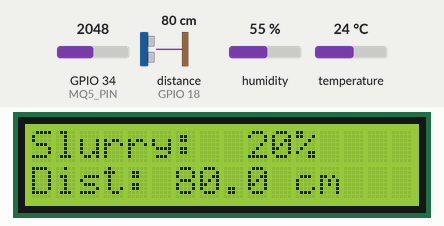
This sketch was run on a simulated ESP32. Parts: 16×2 character LCD. Wiring (inferred from the names in the program): ultrasonic range finder: trigger GPIO 5; echo GPIO 18. The test bench sets the inputs (shaded band); at power-on: distance to the obstacle (sensor on GPIO 18) 80 cm, GPIO 34 (MQ5_PIN) = 2048, temperature 24 °C, humidity 55 % (analog values on the 0–4095 scale). The echo pulse lasts 58.3 µs per cm; what the sketch prints to the serial monitor is not drawn.

Above: at 4.8 s.
4.9 s: distance to the obstacle (sensor on GPIO 18) set to 2 cm
At 11.1 s:
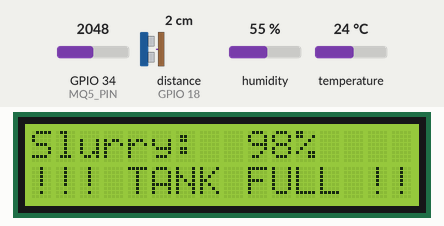
13.5 s: GPIO 34 (MQ5_PIN) set to 1862
20.4 s: GPIO 34 (MQ5_PIN) set to 1745
At 26.2 s:
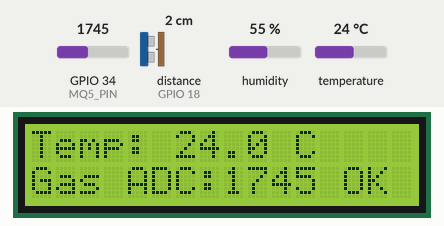
29.0 s: distance to the obstacle (sensor on GPIO 18) set to 120 cm
At 34.6 s:
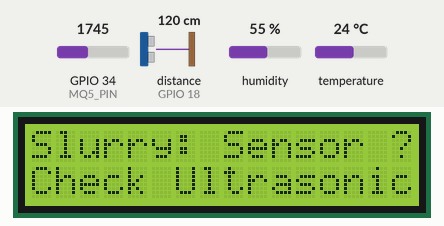
37.6 s: temperature set to 12 °C
At 43.7 s:
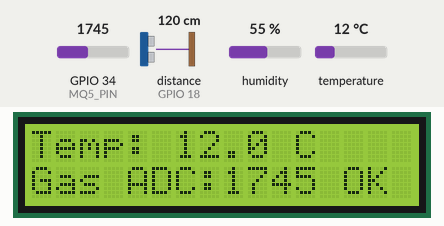
44.7 s: temperature set to 19 °C
At 50.7 s:
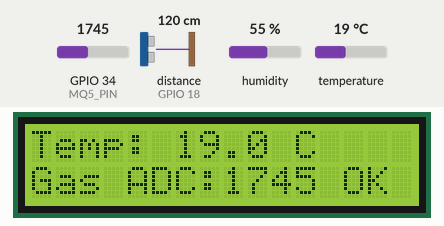
Timing chart, 0 to 52.2 s (numbered marks = the images above; inputs shaded):
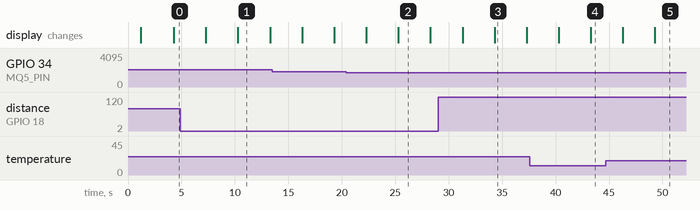

Measured:
- the behaviour switches between 1800 and 1799 on GPIO 34 (MQ5_PIN) (found by bisection; images 1 and 2)
- after the input at 4.9 s, the display: first differs from a run without the input after 5.4 s (image 1)
- after the input at 20.4 s, the display: first differs from a run without the input after 4.9 s (image 2)
- after the input at 29.0 s, the display: first differs from a run without the input after 5.3 s (image 3)
- after the input at 37.6 s, the display: first differs from a run without the input after 5.7 s (image 4)
- after the input at 44.7 s, the display: first differs from a run without the input after 4.6 s (image 5)
- what the display in image 1 shows lasts 3.0 s, from 10.3 s to 13.3 s

The sketch:

biogas_monitor.ino
```cpp
#include <WiFi.h>
#include <WebServer.h>
#include <Wire.h>
#include <DHT.h>
#include <LiquidCrystal_I2C.h>
#include <math.h>

// ========== WIFI ACCESS POINT ==========
const char* AP_SSID = "Biogas_Monitor";
const char* AP_PASSWORD = "BioGas123";

// ========== SENSOR PINS ==========
#define DHTPIN 4
#define DHTTYPE DHT11

const int MQ5_PIN = 34;
const int TRIG_PIN = 5;
const int ECHO_PIN = 18;

#define SDA_PIN 21
#define SCL_PIN 22

// ========== DEVICES ==========
DHT dht(DHTPIN, DHTTYPE);
LiquidCrystal_I2C lcd(0x27, 16, 2);
WebServer server(80);

// ========== CONFIGURATION ==========
const float TANK_HEIGHT_CM = 100.0;

// Example only: calibrate for your MQ-5 module.
const int GAS_THRESHOLD = 1800;
const bool GAS_HIGHER_READING = true;

const float FULL_LEVEL_PERCENT = 90.0;

// ========== SENSOR VARIABLES ==========
float temperatureC = NAN;
float distanceCM = -1;
float levelPercent = -1;

int gasADC = 0;
bool gasAlarm = false;
bool tankFull = false;

unsigned long lastSensorRead = 0;
unsigned long lcdPageStart = 0;

const unsigned long SENSOR_INTERVAL = 2000;
const unsigned long LCD_INTERVAL = 3000;

int lcdPage = 0;

// ========== EMBEDDED DASHBOARD ==========
const char INDEX_HTML[] PROGMEM = R"HTML(
<!DOCTYPE html>
<html lang="en">
<head>
<meta charset="UTF-8">
<meta name="viewport" content="width=device-width,initial-scale=1">
<title>Biogas Monitor</title>

<style>
*{box-sizing:border-box}
body{
 margin:0;background:#0b1220;color:#edf4ff;
 font-family:Arial,sans-serif
}
header{
 padding:22px 18px;background:#111d31;
 border-bottom:1px solid #293a53
}
header h1{margin:0;font-size:24px}
header p{color:#aabbd3;margin:8px 0 0}
main{max-width:850px;margin:auto;padding:18px}
.status{
 padding:12px 14px;border-radius:10px;
 background:#17263b;margin-bottom:16px;color:#c1d1e5
}
.grid{
 display:grid;grid-template-columns:repeat(2,minmax(0,1fr));
 gap:14px
}
.card{
 background:#152238;border:1px solid #293b56;
 border-radius:16px;padding:18px;min-width:0
}
.card h2{font-size:15px;color:#b9c9df;margin:0 0 18px}
.value{font-size:30px;font-weight:bold;margin-bottom:12px;
 overflow-wrap:anywhere}
.unit{font-size:15px;color:#b9c9df}
.pill{
 display:inline-block;padding:7px 10px;border-radius:20px;
 font-size:12px;font-weight:bold;background:#344158;color:#e1eafa
}
.good{background:#164b3a;color:#85f0c0}
.warn{background:#624516;color:#ffdc88}
.bad{background:#632b35;color:#ffb4bc}
.bar{
 height:10px;background:#34435b;border-radius:10px;
 overflow:hidden;margin:14px 0
}
.fill{height:100%;width:0%;background:#53c6ed}
small{display:block;color:#aabbd3;line-height:1.5}
footer{padding:24px 0;color:#94a6bf;font-size:12px;line-height:1.6}
@media(max-width:480px){
 .grid{grid-template-columns:1fr}
}
</style>
</head>

<body>
<header>
 <h1>Biogas Monitor</h1>
 <p>ESP32 live monitoring dashboard</p>
</header>

<main>
 <div class="status" id="connection">
 Connecting to ESP32...
 </div>

 <div class="grid">

  <section class="card">
   <h2>Temperature</h2>
   <div class="value">
    <span id="temp">--</span>
    <span class="unit">°C</span>
   </div>
   <span class="pill" id="tempStatus">Waiting</span>
   <small>DHT11 sensor</small>
  </section>

  <section class="card">
   <h2>Gas leakage monitor</h2>
   <div class="value" id="gasValue">--</div>
   <span class="pill" id="gasStatus">Waiting</span>
   <small>MQ-6 raw ADC reading</small>
  </section>

  <section class="card">
   <h2>Slurry fill level</h2>
   <div class="value">
    <span id="level">--</span>
    <span class="unit">%</span>
   </div>
   <div class="bar">
    <div class="fill" id="levelBar"></div>
   </div>
   <span class="pill" id="levelStatus">Waiting</span>
   <small>Distance: <span id="distance">--</span> cm</small>
  </section>

  <section class="card">
   <h2>System status</h2>
   <div class="value" style="font-size:23px" id="system">
    Starting
   </div>
   <span class="pill" id="sensorStatus">Checking</span>
   <small>Sensor connection status</small>
  </section>

 </div>

 <footer>
  Refreshes every 2 seconds. Connect to ESP32 Wi-Fi.
  MQ-5 readings are indicative only, not certified gas alarms.
 </footer>
</main>

<script>
const $ = id => document.getElementById(id);

function pill(id,text,state){
 $(id).textContent=text;
 $(id).className='pill '+state;
}

async function update(){
 try{
  const response=await fetch('/data',{cache:'no-store'});
  if(!response.ok)throw Error('HTTP error');
  const d=await response.json();

  $('connection').textContent='Connected to ESP32 | Live data';

  // TEMPERATURE AND OPTIMUM-RANGE LABEL
  $('temp').textContent =
    d.temperature===null ? '--' : d.temperature.toFixed(1);

  if(d.temperature===null){
    pill('tempStatus','Sensor error','bad');
  }else if(d.temperature<30){
    pill('tempStatus','Below target','warn');
  }else if(d.temperature<=40){
    pill('tempStatus','Suitable range','good');
  }else{
    pill('tempStatus','High temperature','bad');
  }

  // MQ-5 GAS MONITOR
  $('gasValue').textContent=d.gas_adc;

  pill('gasStatus',
    d.gas_alarm?'GAS ALERT':'Below threshold',
    d.gas_alarm?'bad':'good');

  // ULTRASONIC SLURRY LEVEL
  $('level').textContent =
    d.level_pct===null?'--':d.level_pct;

  $('distance').textContent =
    d.distance_cm===null?'--':d.distance_cm;

  $('levelBar').style.width =
    (d.level_pct===null?0:d.level_pct)+'%';

  pill('levelStatus',
    d.level_pct===null?'Check sensor':
    d.full?'SLURRY FULL':
    d.level_pct>=80?'Level high':'Level normal',
    d.level_pct===null?'bad':
    d.full?'bad':d.level_pct>=80?'warn':'good');

  // OVERALL SYSTEM STATUS
  const problem =
    d.temperature===null || d.distance_cm===null;

  $('system').textContent =
    problem?'Check sensors':'Monitoring';

  pill('sensorStatus',
    problem?'Sensor issue':'Data available',
    problem?'warn':'good');

 }catch(error){
  $('connection').textContent='Connection lost. Reconnecting...';
  $('system').textContent='Offline';
  pill('sensorStatus','No connection','bad');
 }
}

update();
setInterval(update,2000);
</script>
</body>
</html>
)HTML";

// ========== ULTRASONIC MEASUREMENT ==========
float readDistanceCM(){
 digitalWrite(TRIG_PIN,LOW);
 delayMicroseconds(3);

 digitalWrite(TRIG_PIN,HIGH);
 delayMicroseconds(10);
 digitalWrite(TRIG_PIN,LOW);

 unsigned long duration=pulseIn(ECHO_PIN,HIGH,30000UL);

 if(duration==0)return -1;

 float cm=duration*0.0343f/2.0f;

 if(cm<2.0||cm>400.0)return -1;

 return cm;
}

// ========== READ SENSORS ==========
void readSensors(){
 temperatureC=dht.readTemperature();
 distanceCM=readDistanceCM();
 gasADC=analogRead(MQ5_PIN);

 gasAlarm=GAS_HIGHER_READING
          ?gasADC>=GAS_THRESHOLD
          :gasADC<=GAS_THRESHOLD;

 if(distanceCM>=0&&distanceCM<=TANK_HEIGHT_CM){
  levelPercent=
    (TANK_HEIGHT_CM-distanceCM)/TANK_HEIGHT_CM*100.0f;

  levelPercent=constrain(levelPercent,0.0f,100.0f);
  tankFull=levelPercent>=FULL_LEVEL_PERCENT;
 }else{
  levelPercent=-1;
  tankFull=false;
 }

 Serial.print("Temperature: ");
 if(isnan(temperatureC))Serial.print("ERROR");
 else Serial.print(temperatureC);

 Serial.print(" C | MQ5 ADC: ");
 Serial.print(gasADC);

 Serial.print(" | Distance: ");
 Serial.print(distanceCM);

 Serial.print(" cm | Slurry: ");
 Serial.print(levelPercent);
 Serial.println("%");
}

// ========== LCD DISPLAY ==========
void printLCDLine(byte row,const char* message){
 lcd.setCursor(0,row);
 lcd.print("                ");
 lcd.setCursor(0,row);

 for(byte i=0;i<16&&message[i]!='\0';i++){
  lcd.print(message[i]);
 }
}

void updateLCD(){
 char line1[17];
 char line2[17];

 if(lcdPage==0){
  if(isnan(temperatureC)){
   snprintf(line1,sizeof(line1),"Temp: Sensor Err");
  }else{
   snprintf(line1,sizeof(line1),"Temp: %.1f C",temperatureC);
  }

  if(gasAlarm){
   snprintf(line2,sizeof(line2),"GAS LEAK ALERT!");
  }else{
   snprintf(line2,sizeof(line2),"Gas ADC:%4d OK",gasADC);
  }
 }else{
  if(levelPercent<0){
   snprintf(line1,sizeof(line1),"Slurry: Sensor ?");
   snprintf(line2,sizeof(line2),"Check Ultrasonic");
  }else{
   snprintf(line1,sizeof(line1),"Slurry: %3.0f%%",levelPercent);

   if(tankFull){
    snprintf(line2,sizeof(line2),"!!! TANK FULL !!!");
   }else{
    snprintf(line2,sizeof(line2),"Dist:%5.1f cm",distanceCM);
   }
  }
 }

 printLCDLine(0,line1);
 printLCDLine(1,line2);
}

// ========== WEB API ==========
void handleData(){
 String json="{";

 json+="\"temperature\":";
 json+=isnan(temperatureC)?"null":String(temperatureC,1);

 json+=",\"gas_adc\":";
 json+=String(gasADC);

 json+=",\"gas_alarm\":";
 json+=gasAlarm?"true":"false";

 json+=",\"distance_cm\":";
 json+=levelPercent>=0?String(distanceCM,1):"null";

 json+=",\"level_pct\":";
 json+=levelPercent>=0
       ?String((int)roundf(levelPercent)):"null";

 json+=",\"full\":";
 json+=tankFull?"true":"false";

 json+="}";

 server.sendHeader("Cache-Control","no-store");
 server.send(200,"application/json",json);
}

void handleRoot(){
 server.send_P(200,"text/html",INDEX_HTML);
}

// ========== SETUP ==========
void setup(){
 Serial.begin(115200);

 pinMode(TRIG_PIN,OUTPUT);
 pinMode(ECHO_PIN,INPUT);
 analogReadResolution(12);

 dht.begin();

 Wire.begin(SDA_PIN,SCL_PIN);
 lcd.init();
 lcd.backlight();

 printLCDLine(0,"Biogas Monitor");
 printLCDLine(1,"Starting...");
 delay(1000);

 WiFi.mode(WIFI_AP);
 bool apStarted=WiFi.softAP(AP_SSID,AP_PASSWORD);

 if(apStarted){
  Serial.println("Access Point started");
  Serial.print("Wi-Fi: ");
  Serial.println(AP_SSID);
  Serial.print("Dashboard: http://");
  Serial.println(WiFi.softAPIP());
 }else{
  Serial.println("Failed to start Access Point");
 }

 server.on("/",HTTP_GET,handleRoot);
 server.on("/data",HTTP_GET,handleData);
 server.begin();

 readSensors();
 updateLCD();

 lastSensorRead=millis();
 lcdPageStart=millis();
}

// ========== MAIN LOOP ==========
void loop(){
 server.handleClient();

 unsigned long now=millis();

 if(now-lastSensorRead>=SENSOR_INTERVAL){
  lastSensorRead=now;
  readSensors();
 }

 if(now-lcdPageStart>=LCD_INTERVAL){
  lcdPageStart=now;
  lcdPage=1-lcdPage;
  updateLCD();
 }
}
```
